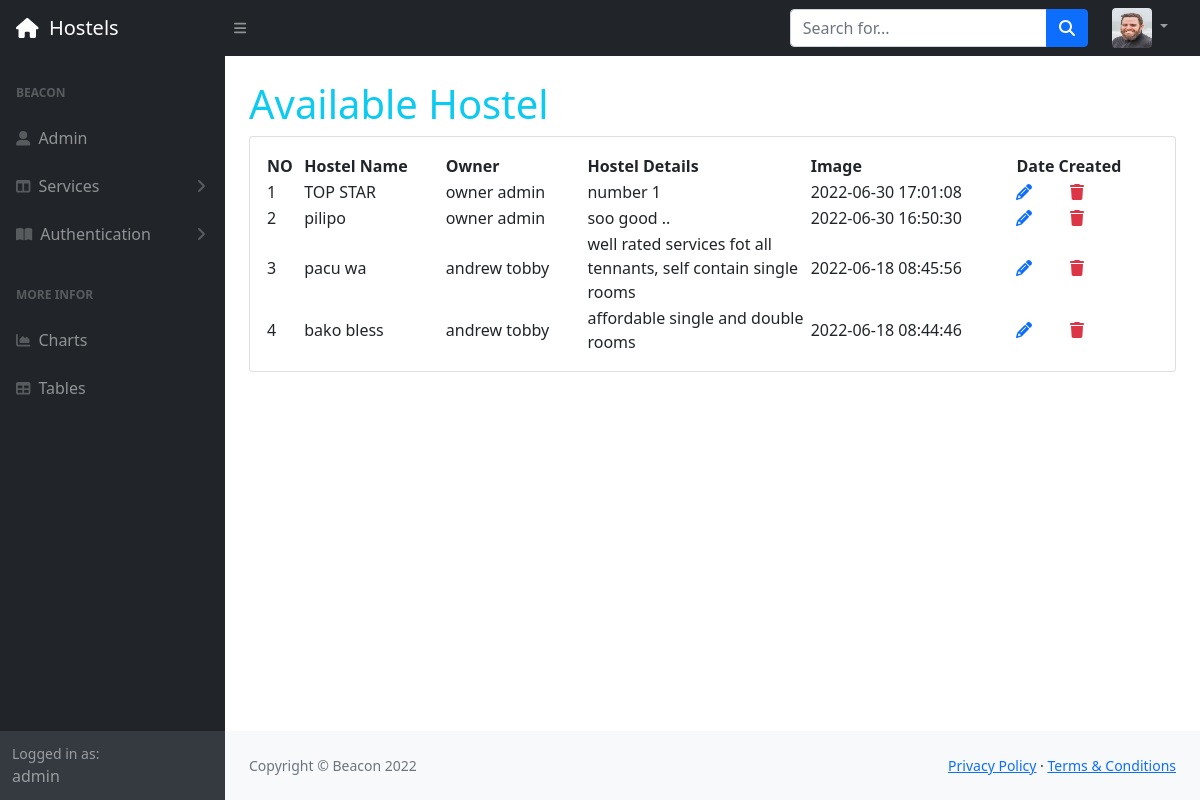
Screenshot of /admin/all_hostel.php (signed in) with the database file from the repository.
### tables this page shows
CREATE TABLE `hostel_tbl` (
  `hostel_id` int(11) NOT NULL,
  `hostel_name` varchar(50) NOT NULL,
  `user_id` int(100) NOT NULL,
  `hostel_description` text NOT NULL,
  `hostel_image` text NOT NULL,
  `created_date` timestamp NOT NULL DEFAULT current_timestamp(),
  `status` varchar(20) NOT NULL
);

CREATE TABLE `user_tbl` (
  `user_id` int(11) NOT NULL,
  `fname` varchar(50) NOT NULL,
  `lname` varchar(50) NOT NULL,
  `type` varchar(30) NOT NULL,
  `phone` varchar(30) NOT NULL,
  `email` varchar(50) NOT NULL,
  `image` text NOT NULL,
  `password` text NOT NULL,
  `date` timestamp NOT NULL DEFAULT current_timestamp(),
  `status` varchar(10) NOT NULL
);

### admin/all_hostel.php (the view, shortened to what this page needs)
<?php
  include "./config/connect.php";
  include "../include/navbar.php";
    ?>
<div id="layoutSidenav_content">
    <main>
        <div class="container-fluid px-4">
            <h1 class="mt-4 text-info">Available Hostel</h1>
            <div class="card mb-4">
                <div class="card-body">
                    <table id="datatablesSimple">
                        <thead>
                            <tr>
                                <th>NO</th>
                                <th>Hostel Name</th>
                                <th>Owner</th>
                                <th>Hostel Details</th>
                                <th>Image</th>
                                <th>Date Created</th>
                            </tr>
                        </thead>
                        <tbody>
                            <?php
                            $num = 0;
                            $sql = "SELECT * FROM hostel_tbl JOIN user_tbl ON hostel_tbl.user_id= user_tbl.user_id ORDER BY hostel_tbl.created_date DESC";
                            $result = mysqli_query($con, $sql);
                            if ($result) {
                                while ($rows = mysqli_fetch_assoc($result)) { ?>
                                    <?php $num++; ?>
                                    <tr>
                                        <td><?php echo $num ?></td>
                                        <td><?php echo $rows['hostel_name'] ;?></td>
                                        <td><?php echo $rows['fname'].' '.$rows['lname'] ;?></td>
                                        <td class="w-25"><div >
                                            <?php echo $rows['hostel_description']?></td>
                                        </div>
                                        <td><?php echo $rows['created_date'] ?></td>
                                        <td class="justify-between">
                                            <a href="update_hostel.php?update=<?php echo $rows['hostel_id']; ?>"><i class="fa fa-pencil"><?php echo $rows['hostel_id']; ?></i></a> &nbsp; &nbsp; &nbsp; &nbsp;
                                            <a href="./config/__delete_hostel_and_rooms.php?hostel_id=<?php echo $rows['hostel_id']; ?>"><i class="fa fa-trash text-danger"><?php echo $rows['hostel_id']; ?></i></a>
                                        </td>
                            <?php
                                }
                            }
                            ?>
                </div>
    <?php
    include "../include/footer.php";
    ?>
</body>
</html>

### rows the page displays
hostel_tbl: hostel_name "TOP STAR", user.fname "owner", user.lname "admin", hostel_description "number 1", created_date "2022-06-30 17:01:08"
hostel_tbl: hostel_name "pilipo", user.fname "owner", user.lname "admin", hostel_description "soo good ..", created_date "2022-06-30 16:50:30"
hostel_tbl: hostel_name "pacu wa", user.fname "andrew", user.lname "tobby", hostel_description "well rated services fot all tennants, self contain single rooms", created_date "2022-06-18 08:45:56"
hostel_tbl: hostel_name "bako bless", user.fname "andrew", user.lname "tobby", hostel_description "affordable single and double rooms", created_date "2022-06-18 08:44:46"

### other values shown
$_SESSION['user_name'] "admin"
